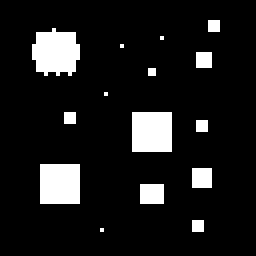
#> input picture Exercise11/src/gran01_64.pgm, 64 x 64 px (shown 4 times larger)
$ python a8.py ../Exercise11/src/gran01_64.pgm out.png
#> lines starting #> are read from the running program, lines starting #| are printed output that depends on the picture; after the words box and inside, x2 and y2 are one past the last pixel; in counts of white or black regions, pixels touching at a corner belong together
#> in main, `I = cv2.imread(input_image_path, cv2.IMREAD_GRAYSCALE)`: I: shape (64, 64); 10.4% white; 15 white regions (10 under 20 px), largest, box (x1, y1, x2, y2) and area: (8, 7, 20, 19) 112, (33, 28, 43, 38) 100, (10, 41, 20, 51) 100, (35, 46, 41, 51) 30, (48, 42, 53, 47) 25
### Exercise3/a3.py
#!/usr/bin/env python3
import sys
import cv2
import numpy as np
import os

def custom_erosion(img, kernel_size):
    """
    Perform morphological erosion on a grayscale image.

    Args:
        img (numpy.ndarray): Grayscale image.
        kernel_size (int): Size of the square kernel (should be odd).

    Returns:
        numpy.ndarray: Eroded image.
    """
#> called with kernel_size = 3
    h, w = img.shape
#> h = 64; w = 64
    pad = kernel_size // 2
    out = np.zeros_like(img)

    for y in range(h):
        for x in range(w):
            # Define the neighborhood bounds considering image limits.
            y_start = max(0, y - pad)
            y_end = min(h, y + pad + 1)
            x_start = max(0, x - pad)
            x_end = min(w, x + pad + 1)

            # Extract the valid neighborhood region.
            roi = img[y_start:y_end, x_start:x_end]

            # Assign the minimum value found in the region.
            out[y, x] = np.min(roi)
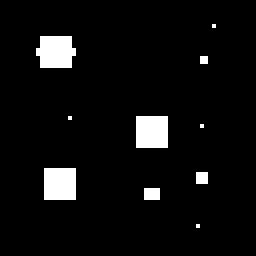
#> out: shape (64, 64) (shown 4 times larger); 5.5% white; 10 white regions (7 under 20 px), largest, box (x1, y1, x2, y2) and area: (9, 9, 19, 17) 68, (34, 29, 42, 37) 64, (11, 42, 19, 50) 64

    return out

# [59 lines left out: function run, not called in this run]

# [2 lines that do not run on import are left out]

### Exercise3/b3.py
#!/usr/bin/env python3
import sys
import cv2
import numpy as np
import os

def custom_dilation(img, kernel_size):
    """
    Perform morphological dilation on a grayscale image.

    Args:
        img (numpy.ndarray): Grayscale image.
        kernel_size (int): Size of the square kernel (should be odd).

    Returns:
        numpy.ndarray: Dilated image.
    """
#> called with kernel_size = 3
    h, w = img.shape
#> h = 64; w = 64
    pad = kernel_size // 2
    out = np.zeros_like(img)

    for y in range(h):
        for x in range(w):
            # Define the neighborhood bounds (handling borders).
            y_start = max(0, y - pad)
            y_end = min(h, y + pad + 1)
            x_start = max(0, x - pad)
            x_end = min(w, x + pad + 1)

            # Extract the valid neighborhood region.
            roi = img[y_start:y_end, x_start:x_end]

            # Assign the maximum value found in the region.
            out[y, x] = np.max(roi)
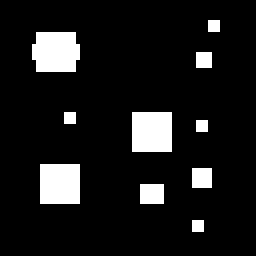
#> out: shape (64, 64) (shown 4 times larger); 10.1% white; 10 white regions (5 under 20 px), largest, box (x1, y1, x2, y2) and area: (8, 8, 20, 18) 108, (33, 28, 43, 38) 100, (10, 41, 20, 51) 100, (35, 46, 41, 51) 30, (48, 42, 53, 47) 25

    return out

# [59 lines left out: function run, not called in this run]

# [2 lines that do not run on import are left out]

### Exercise4/a4.py
#!/usr/bin/env python3
import sys
import cv2
import os
from Exercise3.a3 import custom_erosion
from Exercise3.b3 import custom_dilation

def custom_opening(img, kernel_size):
    """
    Perform morphological opening on a grayscale image.
    Opening is defined as erosion followed by dilation.

    Args:
        img (numpy.ndarray): Grayscale image.
        kernel_size (int): Size of the square kernel.

    Returns:
        numpy.ndarray: Image after opening.
    """
    return custom_dilation(custom_erosion(img, kernel_size), kernel_size)

# [55 lines left out: function run, not called in this run]

# [2 lines that do not run on import are left out]

### Exercise4/b4.py
#!/usr/bin/env python3
import sys
import cv2
import os
from Exercise3.a3 import custom_erosion
from Exercise3.b3 import custom_dilation

def custom_closing(img, kernel_size):
    """
    Perform morphological closing on a grayscale image.
    Closing is defined as dilation followed by erosion.

    Args:
        img (numpy.ndarray): Grayscale image.
        kernel_size (int): Size of the square kernel.

    Returns:
        numpy.ndarray: Image after closing.
    """
    return custom_erosion(custom_dilation(img, kernel_size), kernel_size)
#> call 2 of custom_dilation, with kernel_size = 3
#> after the loop in custom_dilation (call 2), `for y in range(h):`:
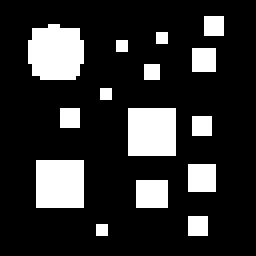
#> out: shape (64, 64) (shown 4 times larger); 18.3% white; 15 white regions (5 under 20 px), largest, box (x1, y1, x2, y2) and area: (7, 6, 21, 20) 168, (32, 27, 44, 39) 144, (9, 40, 21, 52) 144

# [55 lines left out: function run, not called in this run]

# [2 lines that do not run on import are left out]

### Exercise8/a8.py
import sys
import cv2
import os
from Exercise4.a4 import custom_opening
from Exercise4.b4 import custom_closing

def main():
    """
    Exercise 08a:
      Let I be the input image (with salt‐and‐pepper noise) in file isn_256.pgm (in ./src).
      Let B be a 3x3 square structuring element.

      Compute:
         Filter 1: opening_B(I) = custom_opening(I, 3)
         Filter 2: closing_B(I) = custom_closing(I, 3)
         Filter 3: closing_B(opening_B(I)) = custom_closing(custom_opening(I, 3), 3)
         Filter 4: opening_B(closing_B(I)) = custom_opening(custom_closing(I, 3), 3)

      Then, write the two best filter numbers (one per line) to the output text file.
      (Here we assume that filters 3 and 4 are the best.)

      Default values (if no arguments provided):
         Input image:  ./src/isn_256.pgm
         Output text file: ./output/exercise_08a_output_01.txt
    """
    script_dir = os.path.dirname(os.path.abspath(__file__))

    # Default paths
    default_input = os.path.join(script_dir, "src", "isn_256.pgm")
    default_output_text = os.path.join(script_dir, "output", "exercise_08a_output_01.txt")

    # Use command-line arguments if provided
    if len(sys.argv) >= 2:
        input_image_path = sys.argv[1]
    else:
        input_image_path = default_input

    if len(sys.argv) >= 3:
        output_text_path = sys.argv[2]
    else:
        output_text_path = default_output_text

    os.makedirs(os.path.dirname(output_text_path), exist_ok=True)

    I = cv2.imread(input_image_path, cv2.IMREAD_GRAYSCALE)
    if I is None:
        print(f"Error: Unable to load image '{input_image_path}'")
        sys.exit(1)

    kernel_size = 3

    filter1 = custom_opening(I, kernel_size)
    filter2 = custom_closing(I, kernel_size)
    filter3 = custom_closing(filter1, kernel_size)
#> call 3 of custom_dilation, with kernel_size = 3
#> after the loop in custom_dilation (call 3), `for y in range(h):`:
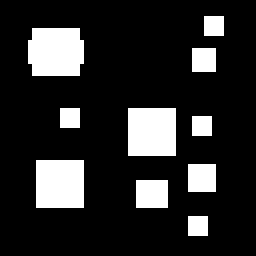
#> out: shape (64, 64) (shown 4 times larger); 16.7% white; 10 white regions, largest, box (x1, y1, x2, y2) and area: (7, 7, 21, 19) 156, (32, 27, 44, 39) 144, (9, 40, 21, 52) 144
    filter4 = custom_opening(filter2, kernel_size)
#> after the loop in custom_erosion (call 4), `for y in range(h):`: out: shape (64, 64); 5.6% white; 10 white regions (7 under 20 px), largest, box (x1, y1, x2, y2) and area: (9, 9, 19, 18) 73, (34, 29, 42, 37) 64, (11, 42, 19, 50) 64

    cv2.imwrite(os.path.join(script_dir, "output", "exercise_08a_filter1.pgm"), filter1)
    cv2.imwrite(os.path.join(script_dir, "output", "exercise_08a_filter2.pgm"), filter2)
    cv2.imwrite(os.path.join(script_dir, "output", "exercise_08a_filter3.pgm"), filter3)
    cv2.imwrite(os.path.join(script_dir, "output", "exercise_08a_filter4.pgm"), filter4)

    best_filters = [3, 4]

    with open(output_text_path, "w") as f:
        for num in best_filters:
            f.write(f"{num}\n")

    print("Filtered images have been saved in the 'output' folder.")
    print(f"Best filter numbers (one per line) have been written to '{output_text_path}'.")

if __name__ == "__main__":
    main()
